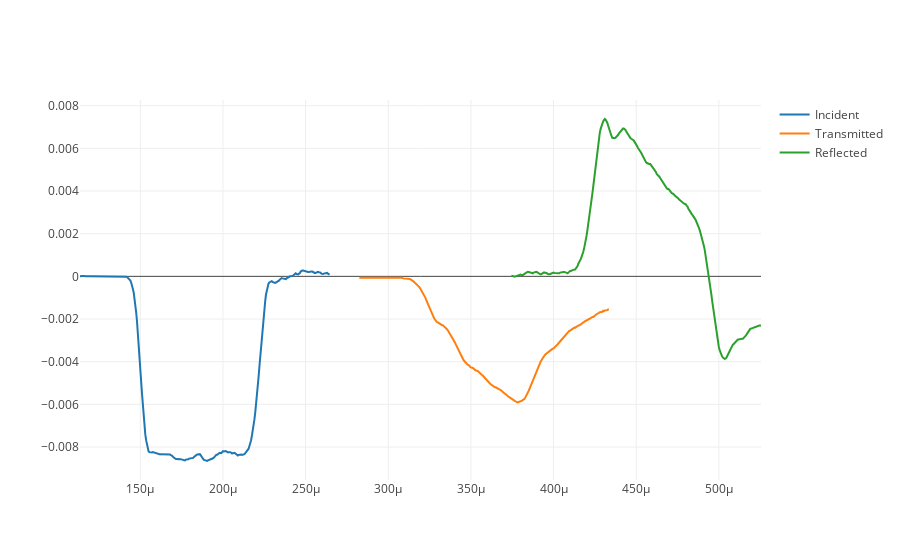

The code cell stored with this chart in its notebook:
### Code cell
fig1 = go.Figure(layout=dict(template = "none"))
fig1.add_trace(go.Scatter(x = time_incid, y = vcc_incid, name = "Incident"))

fig1.add_trace(go.Scatter(x = time_trans, y = vcc_trans, name = "Transmitted"))
fig1.add_trace(go.Scatter(x = time_reflected, y = vcc_reflected, name = "Reflected"))

fig1.show()

### Figure 1 — Plotly figure (JSON) as saved in the notebook; plotly's stock layout.template omitted (floating-point values rounded to 4 significant figures; data arrays with more than 128 entries replaced by an {"elided": "..."} marker saying what was removed)
{"data": [{"name": "Incident", "type": "scatter", "x": {"elided": "303 float values"}, "y": {"elided": "303 float values"}}, {"name": "Transmitted", "type": "scatter", "x": {"elided": "303 float values"}, "y": {"elided": "303 float values"}}, {"name": "Reflected", "type": "scatter", "x": {"elided": "303 float values"}, "y": {"elided": "303 float values"}}], "layout": {}}
